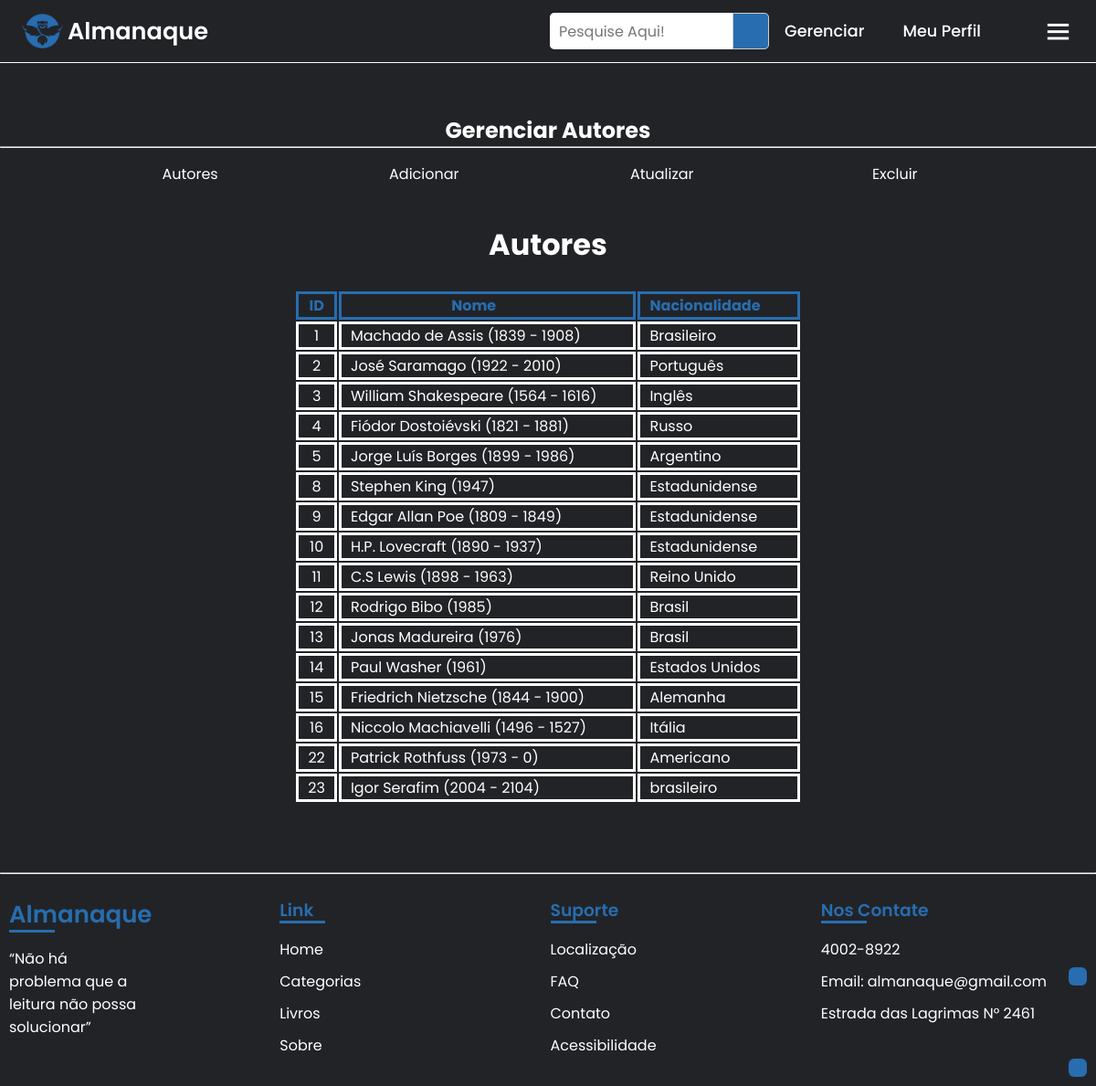
The page /funcionario/gerenciar_autor/autor_lista.php (signed in) on the database its author committed.
### tables this page shows
CREATE TABLE `autor` (
  `id_autor` int NOT NULL,
  `nome_autor` varchar(50) NOT NULL,
  `pais_autor` varchar(50) NOT NULL,
  `nascimento_autor` int NOT NULL,
  `falecimento_autor` int DEFAULT NULL
);

### funcionario/gerenciar_autor/autor_lista.php (the view, shortened to what this page needs)
<?php
if($_SESSION['id_sessao'] == 2) {
?>
<!DOCTYPE html>
<html lang="pt-br">
<head>
    <link rel="stylesheet" href="../../css/style.css">
    <link rel="stylesheet" href="../../css/menu_gerenciar.css">
    <link rel="stylesheet" href="../../css/livro-aberto.css">
    <link rel="stylesheet" href="../../css/table.css">
    <link href="https://cdn.jsdelivr.net/npm/remixicon@3.5.0/fonts/remixicon.css" rel="stylesheet">
    <link rel="stylesheet"href="https://unpkg.com/boxicons@latest/css/boxicons.min.css">
</head>
<body>
    <?php include('../../include/import_menu_gerenciar.php');
    include('../../include/conexao.php'); ?>
    <br><br><br><br><br>
    <?php include('../../include/import_menu_autor_gerenciar.php'); ?><br>
    <h1 style="text-align: center;">Autores</h1><br>
    <table>
        <tr>
            <th class="id_th">ID</th>
            <th class="atributo_th">Nome</th>
            <th class="atributo_th">Nacionalidade</th>
        </tr>
        <?php
        $sql = mysqli_query($mysqli, "SELECT  *   FROM  autor");
        while ($result = mysqli_fetch_array($sql))
            {
                $id_autor = $result['id_autor'];
                $nome_autor = $result['nome_autor'];
                $pais_autor = $result['pais_autor'];
                $nascimento_autor = $result['nascimento_autor'];
                $falecimento_autor = $result['falecimento_autor'];
                $icon = "";
                if($falecimento_autor != ""){
                    $icon = " - ";
                }
                echo "<tr>";
                echo "<td class='id_th'>".$id_autor."</td>";
                echo "<td class='atributo_th'>".$nome_autor." (".$nascimento_autor, $icon, $falecimento_autor.")</td>";
                echo "<td class='atributo_th'>".$pais_autor."</td>";
                echo "</tr>";
            };
        ?>
    </table>
    <br><br><br>
    <?php include('../../include/import_footer_gerenciar.php');
    include('../../include/acessibilidade.php') ?>
    <a id="link-acessibilidade" href="https://chrome.google.com/webstore/detail/selection-reader-text-to/fdffijlhedcdiblbingmagmdnokokgbi/related?hl=pt-BR"><i class="ri-speak-fill"></i></a>
    <a id="link-up" href="#"><i class="ri-arrow-up-double-line"></i></a>
</body>
</html>
<?php
}
else {
    echo "Você não pode acessar essa página, sua permissão é inválida";
}
?>

### css/style.css (style rules this page uses)
* { padding: 0; margin: 0; box-sizing: border-box; font-family: 'Poppins', sans-serif; text-decoration: none; list-style: none; }
:root { --bg-color: #222327; --text-color: #fff; --main-color: #276daf; }
body { min-height: 100vh; background: var(--bg-color); color: var(--text-color); }
#link-up { z-index: 1; position: fixed; color: white; background-color: #276daf; padding: 10px; right: 10px; bottom: 10px; border-radius: 30%; transition: all .50s ease; }
#link-acessibilidade { z-index: 1; position: fixed; color: white; background-color: #276daf; padding: 10px; margin-bottom: 100px; right: 10px; bottom: 10px; border-radius: 30%; transition: all .50s ease; }

### css/menu_gerenciar.css (style rules this page uses)
:root { --bg-color: #222327; --text-color: #fff; --main-color: #276daf; }
a { color: #fff; text-decoration: none; transition: all .50s ease ; }

### css/livro-aberto.css (style rules this page uses)
:root { --bg-color: #222327; --text-color: #fff; --main-color: #276daf; }

### css/table.css (style rules this page uses)
table { margin: auto; }
th { color: #276daf; }
.id_th, .id_td { text-align: center; padding-left: 10px; padding-right: 10px; border: solid; }
.atributo_th, .atributo_td { padding-left: 10px; padding-right: 40px; border: solid; }

### rows shown on the page
autor: id_autor "1", nome_autor "Machado de Assis", nascimento_autor "1839", falecimento_autor "-", falecimento_autor "1908", pais_autor "Brasileiro"
autor: id_autor "2", nome_autor "José Saramago", nascimento_autor "1922", falecimento_autor "-", falecimento_autor "2010", pais_autor "Português"
autor: id_autor "3", nome_autor "William Shakespeare", nascimento_autor "1564", falecimento_autor "-", falecimento_autor "1616", pais_autor "Inglês"
autor: id_autor "4", nome_autor "Fiódor Dostoiévski", nascimento_autor "1821", falecimento_autor "-", falecimento_autor "1881", pais_autor "Russo"
autor: id_autor "5", nome_autor "Jorge Luís Borges", nascimento_autor "1899", falecimento_autor "-", falecimento_autor "1986", pais_autor "Argentino"
autor: id_autor "8", nome_autor "Stephen King", nascimento_autor "1947", pais_autor "Estadunidense"
autor: id_autor "9", nome_autor "Edgar Allan Poe", nascimento_autor "1809", falecimento_autor "-", falecimento_autor "1849", pais_autor "Estadunidense"
autor: id_autor "10", nome_autor "H.P. Lovecraft", nascimento_autor "1890", falecimento_autor "-", falecimento_autor "1937", pais_autor "Estadunidense"
autor: id_autor "11", nome_autor "C.S Lewis", nascimento_autor "1898", falecimento_autor "-", falecimento_autor "1963", pais_autor "Reino Unido"
autor: id_autor "12", nome_autor "Rodrigo Bibo", nascimento_autor "1985", pais_autor "Brasil"
autor: id_autor "13", nome_autor "Jonas Madureira", nascimento_autor "1976", pais_autor "Brasil"
autor: id_autor "14", nome_autor "Paul Washer", nascimento_autor "1961", pais_autor "Estados Unidos"
autor: id_autor "15", nome_autor "Friedrich Nietzsche", nascimento_autor "1844", falecimento_autor "-", falecimento_autor "1900", pais_autor "Alemanha"
autor: id_autor "16", nome_autor "Niccolo Machiavelli", nascimento_autor "1496", falecimento_autor "-", falecimento_autor "1527", pais_autor "Itália"
autor: id_autor "22", nome_autor "Patrick Rothfuss", nascimento_autor "1973", falecimento_autor "-", falecimento_autor "0", pais_autor "Americano"
autor: id_autor "23", nome_autor "Igor Serafim", nascimento_autor "2004", falecimento_autor "-", falecimento_autor "2104", pais_autor "brasileiro"
